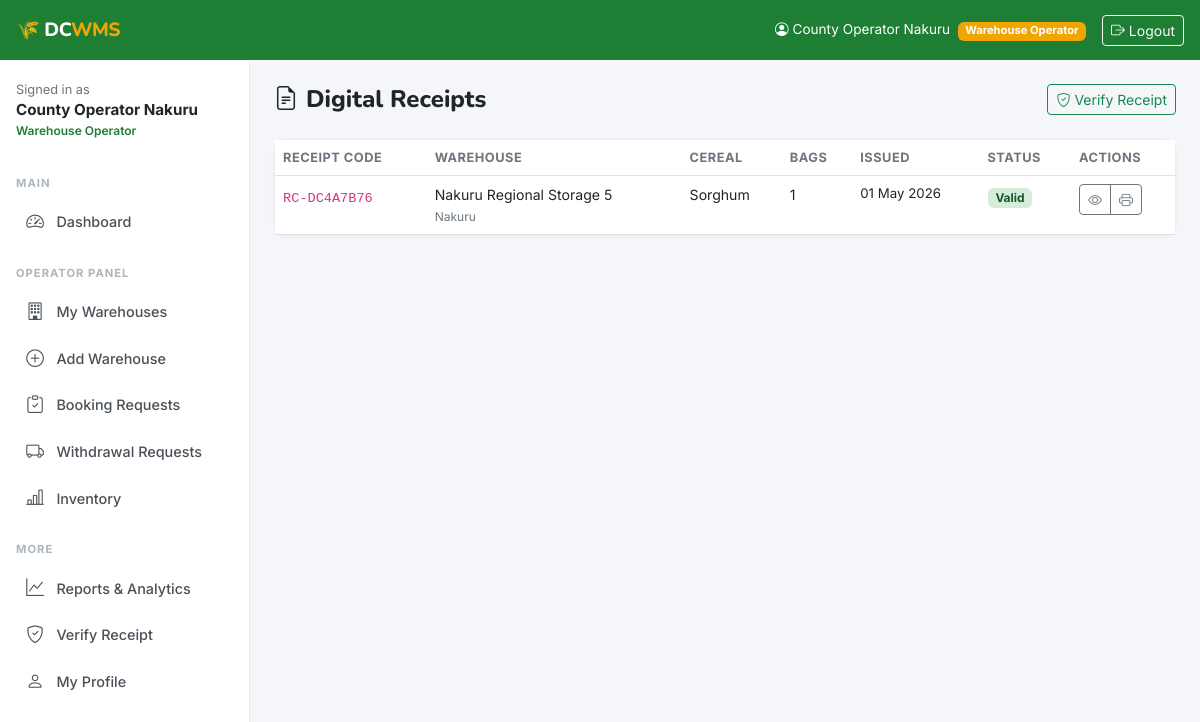
The page /receipts/ (signed in) on the database its author committed.
### accounts/models.py (models this page shows, shortened)
class User(AbstractUser):
    ROLE_FARMER = 'farmer'
    ROLE_OPERATOR = 'operator'
    ROLE_ADMIN = 'admin'
    ROLE_CHOICES = [
        (ROLE_FARMER, 'Farmer'),
        (ROLE_OPERATOR, 'Warehouse Operator'),
        (ROLE_ADMIN, 'Admin'),
    ]
    role = models.CharField(max_length=20, choices=ROLE_CHOICES, default=ROLE_FARMER)
    phone_number = models.CharField(max_length=15, blank=True)
    national_id = models.CharField(max_length=20, blank=True, unique=True, null=True)
    county = models.CharField(max_length=100, blank=True)
    sub_county = models.CharField(max_length=100, blank=True)
    village = models.CharField(max_length=100, blank=True)
    profile_photo = models.ImageField(upload_to='profiles/', blank=True, null=True)
    is_verified = models.BooleanField(default=False)
    created_at = models.DateTimeField(auto_now_add=True)
    updated_at = models.DateTimeField(auto_now=True)
    class Meta:
        verbose_name = 'User'
        verbose_name_plural = 'Users'
    @property
    def is_farmer(self):
        return self.role == self.ROLE_FARMER
    @property
    def is_operator(self):
        return self.role == self.ROLE_OPERATOR
    @property
    def is_admin_user(self):
        return self.role == self.ROLE_ADMIN or self.is_superuser

### receipts/models.py (models this page shows, shortened)
class Receipt(models.Model):
    receipt_number = models.UUIDField(default=uuid.uuid4, editable=False, unique=True)
    receipt_code = models.CharField(max_length=20, unique=True, editable=False)
    security_hash = models.CharField(max_length=64, editable=False)  # SHA-256
    booking = models.OneToOneField(
        'bookings.Booking', on_delete=models.CASCADE, related_name='receipt'
    )
    farmer = models.ForeignKey(
        settings.AUTH_USER_MODEL, on_delete=models.CASCADE,
        related_name='receipts', limit_choices_to={'role': 'farmer'}
    )
    warehouse = models.ForeignKey(
        'warehouses.Warehouse', on_delete=models.CASCADE, related_name='receipts'
    )
    cereal_type = models.CharField(max_length=30)
    quantity_bags = models.IntegerField()
    quantity_mt = models.DecimalField(max_digits=8, decimal_places=3)
    storage_start_date = models.DateField()
    storage_end_date = models.DateField()
    total_fee_kes = models.DecimalField(max_digits=12, decimal_places=2)
    issued_at = models.DateTimeField(auto_now_add=True)
    issued_by = models.ForeignKey(
        settings.AUTH_USER_MODEL, on_delete=models.SET_NULL,
        null=True, related_name='issued_receipts'
    )
    is_valid = models.BooleanField(default=True)
    voided_at = models.DateTimeField(null=True, blank=True)
    void_reason = models.TextField(blank=True)
    class Meta:
        ordering = ['-issued_at']

### warehouses/models.py (models this page shows, shortened)
class Warehouse(models.Model):
    operator = models.ForeignKey(
        settings.AUTH_USER_MODEL,
        on_delete=models.CASCADE,
        related_name='warehouses',
        limit_choices_to={'role': 'operator'}
    )
    name = models.CharField(max_length=200)
    registration_number = models.CharField(max_length=50, unique=True, blank=True)
    county = models.CharField(max_length=100, choices=COUNTY_CHOICES)
    sub_county = models.CharField(max_length=100)
    village = models.CharField(max_length=100, blank=True)
    physical_address = models.TextField()
    latitude = models.DecimalField(max_digits=9, decimal_places=6, null=True, blank=True)
    longitude = models.DecimalField(max_digits=9, decimal_places=6, null=True, blank=True)
    total_capacity_mt = models.DecimalField(
        max_digits=10, decimal_places=2,
        validators=[MinValueValidator(0.01)],
        help_text="Total capacity in metric tonnes"
    )
    available_capacity_mt = models.DecimalField(
        max_digits=10, decimal_places=2,
        validators=[MinValueValidator(0)],
        help_text="Currently available capacity in metric tonnes"
    )
    storage_type = models.CharField(max_length=20, choices=STORAGE_TYPE_CHOICES, default='bagged')
    certification_status = models.CharField(max_length=20, choices=CERTIFICATION_CHOICES, default='wrsc')
    certification_expiry = models.DateField(null=True, blank=True)
    has_pest_control = models.BooleanField(default=True)
    has_moisture_control = models.BooleanField(default=False)
    has_security = models.BooleanField(default=True)
    has_fumigation = models.BooleanField(default=False)
    accepts_wrs = models.BooleanField(default=True, verbose_name="Accepts WRS Receipts")
    contact_phone = models.CharField(max_length=15)
    contact_email = models.EmailField(blank=True)
    storage_fee_per_bag_month = models.DecimalField(
        max_digits=8, decimal_places=2, default=50.00,
        help_text="KES per 90kg bag per month"
    )
    is_active = models.BooleanField(default=True)
    created_at = models.DateTimeField(auto_now_add=True)
    updated_at = models.DateTimeField(auto_now=True)
    class Meta:
        ordering = ['-created_at']
        verbose_name = 'Warehouse'
        verbose_name_plural = 'Warehouses'

### receipts/views.py (the view)
# urls.py: path('', views.receipt_list, name='list'),
@login_required
def receipt_list(request):
    user = request.user
    if user.is_farmer:
        receipts = Receipt.objects.filter(farmer=user, is_valid=True).order_by('-issued_at')
    elif user.is_operator:
        receipts = Receipt.objects.filter(warehouse__operator=user).order_by('-issued_at')
    else:
        receipts = Receipt.objects.all().order_by('-issued_at')
    return render(request, 'receipts/list.html', {'receipts': receipts})

### templates/receipts/list.html (shortened to what this page needs)
{% extends 'base.html' %}
{% block content %}
<div class="d-flex justify-content-between align-items-center mb-4">
  <h4 class="mb-0" style="font-family:'Nunito',sans-serif;font-weight:800;"><i class="bi bi-file-earmark-text me-2"></i>Digital Receipts</h4>
  <a href="{% url 'receipts:verify' %}" class="btn btn-outline-success btn-sm"><i class="bi bi-shield-check me-1"></i>Verify Receipt</a>
</div>
<div class="card">
  <div class="card-body p-0">
    {% if receipts %}
    <div class="table-responsive">
      <table class="table mb-0">
        <thead><tr><th>Receipt Code</th><th>Warehouse</th><th>Cereal</th><th>Bags</th><th>Issued</th><th>Status</th><th>Actions</th></tr></thead>
        <tbody>
          {% for r in receipts %}
          <tr>
            <td><code style="font-size:.85rem;">{{ r.receipt_code }}</code></td>
            <td style="font-size:.88rem;">{{ r.warehouse.name }}<br><span style="font-size:.75rem;color:#6c757d;">{{ r.warehouse.county }}</span></td>
            <td class="text-capitalize" style="font-size:.88rem;">{{ r.cereal_type }}</td>
            <td style="font-size:.88rem;">{{ r.quantity_bags }}</td>
            <td style="font-size:.83rem;">{{ r.issued_at|date:"d M Y" }}</td>
            <td>{% if r.is_valid %}<span class="badge" style="background:#d4edda;color:#155724;">Valid</span>{% else %}<span class="badge bg-danger">Voided</span>{% endif %}</td>
            <td>
              <div class="btn-group btn-group-sm" role="group">
                <a href="{% url 'receipts:detail' r.pk %}" class="btn btn-outline-secondary" title="View Receipt"><i class="bi bi-eye"></i></a>
                <a href="{% url 'receipts:print' r.pk %}" class="btn btn-outline-secondary" title="Print/Download"><i class="bi bi-printer"></i></a>
              </div>
            </td>
          </tr>
          {% endfor %}
        </tbody>
      </table>
    </div>
    {% endif %}
  </div>
</div>
{% endblock %}

### templates/base.html (shortened to what this page needs)
<!DOCTYPE html>
<html lang="en">
<head>
  <link href="https://cdn.jsdelivr.net/npm/bootstrap@5.3.0/dist/css/bootstrap.min.css" rel="stylesheet">
  <link href="https://cdn.jsdelivr.net/npm/bootstrap-icons@1.11.0/font/bootstrap-icons.css" rel="stylesheet">
</head>
<body>
<div class="topbar">
  <a href="{% url 'dashboard:home' %}" class="brand">🌾 DC<span>WMS</span></a>
  <div class="topbar-right">
    {% if user.is_authenticated %}
      <span class="d-none d-md-inline" style="font-size:.85rem;">
        <i class="bi bi-person-circle me-1"></i>{{ user.get_full_name|default:user.username }}
        <span class="badge ms-1" style="background:var(--amber);font-size:.7rem;">{{ user.get_role_display }}</span>
      </span>
      <a href="{% url 'accounts:logout' %}" class="btn btn-sm btn-outline-light">
        <i class="bi bi-box-arrow-right"></i> <span class="d-none d-md-inline">Logout</span>
      </a>
    {% else %}
      <a href="{% url 'accounts:login' %}" class="btn btn-sm btn-outline-light">Login</a>
    {% endif %}
  </div>
</div>
{% if user.is_authenticated %}
<nav class="sidebar" id="sidebar">
  <div class="p-3 mt-1">
    <div style="font-size:.8rem;color:#6c757d;">Signed in as</div>
    <div style="font-weight:700;font-size:.95rem;">{{ user.get_full_name|default:user.username }}</div>
    <div style="font-size:.75rem;color:var(--green-primary);font-weight:600;">{{ user.get_role_display }}</div>
  </div>
  <div class="nav-label">Main</div>
  <a href="{% url 'dashboard:home' %}" class="nav-link {% if request.resolver_match.namespace == 'dashboard' %}active{% endif %}">
    <i class="bi bi-speedometer2"></i> Dashboard
  </a>
  {% if user.is_operator or user.is_admin_user %}
  <div class="nav-label">Operator Panel</div>
  <a href="{% url 'warehouses:my_warehouses' %}" class="nav-link">
    <i class="bi bi-building"></i> My Warehouses
  </a>
  <a href="{% url 'warehouses:create' %}" class="nav-link">
    <i class="bi bi-plus-circle"></i> Add Warehouse
  </a>
  <a href="{% url 'bookings:list' %}" class="nav-link">
    <i class="bi bi-clipboard-check"></i> Booking Requests
  </a>
  <a href="{% url 'withdrawals:list' %}" class="nav-link">
    <i class="bi bi-truck"></i> Withdrawal Requests
  </a>
  <a href="{% url 'inventory:list' %}" class="nav-link">
    <i class="bi bi-bar-chart-line"></i> Inventory
  </a>
  {% endif %}
  <div class="nav-label">More</div>
  <a href="{% url 'reports:home' %}" class="nav-link {% if request.resolver_match.namespace == 'reports' %}active{% endif %}">
    <i class="bi bi-graph-up"></i> Reports & Analytics
  </a>
  <a href="{% url 'receipts:verify' %}" class="nav-link">
    <i class="bi bi-shield-check"></i> Verify Receipt
  </a>
  <a href="{% url 'accounts:profile' %}" class="nav-link">
    <i class="bi bi-person"></i> My Profile
  </a>
</nav>
{% endif %}
<main class="main-content {% if not user.is_authenticated %}ms-0{% endif %}">
  {% block content %}{% endblock %}
</main>
</body>
</html>

### templates/base.html (style rules this page uses)
:root { --green-primary: #1e7e34; --green-dark: #155724; --green-light: #d4edda; --amber: #f0a500; --amber-light: #fff3cd; --sidebar-w: 250px; --topbar-h: 60px; }
body { font-family: 'Inter', sans-serif; background: #f4f6f9; }
h1,h2,h3,h4,h5,h6,.brand { font-family: 'Nunito', sans-serif; }
.topbar { position: fixed; top: 0; left: 0; right: 0; height: var(--topbar-h); background: var(--green-primary); color: #fff; z-index: 1040; display: flex; align-items: center; padding: 0 1rem; gap: .75rem; }
.topbar .brand { font-weight: 800; font-size: 1.2rem; letter-spacing: -.5px; color: #fff; text-decoration: none; }
.topbar .brand span { color: var(--amber); }
.topbar-right { margin-left: auto; display: flex; align-items: center; gap: 1rem; }
.sidebar { position: fixed; top: var(--topbar-h); left: 0; bottom: 0; width: var(--sidebar-w); background: #fff; border-right: 1px solid #e9ecef; overflow-y: auto; z-index: 1030; transition: transform .3s ease; }
.sidebar .nav-label { font-size: .7rem; font-weight: 700; color: #adb5bd; text-transform: uppercase; letter-spacing: 1px; padding: 1.2rem 1rem .4rem; }
.sidebar .nav-link { color: #495057; padding: .6rem 1rem; display: flex; align-items: center; gap: .65rem; border-radius: 8px; margin: 1px 8px; font-size: .9rem; font-weight: 500; }
.sidebar .nav-link i { font-size: 1.1rem; width: 22px; text-align: center; }
.main-content { margin-left: var(--sidebar-w); padding-top: calc(var(--topbar-h) + 1.5rem); padding-right: 1.5rem; padding-left: 1.5rem; padding-bottom: 2rem; min-height: 100vh; }
.card { border: 1px solid #e9ecef; border-radius: 12px; box-shadow: 0 1px 4px rgba(0,0,0,.04); }
.table th { font-size: .8rem; text-transform: uppercase; letter-spacing: .5px; color: #6c757d; }

### rows shown on the page
User: get_full_name "County Operator Nakuru", role "Warehouse Operator"
Receipt: receipt_code "RC-DC4A7B76", warehouse.name "Nakuru Regional Storage 5", warehouse.county "Nakuru", cereal_type "Sorghum", quantity_bags "1", issued_at "01 May 2026", is_valid "Valid"
